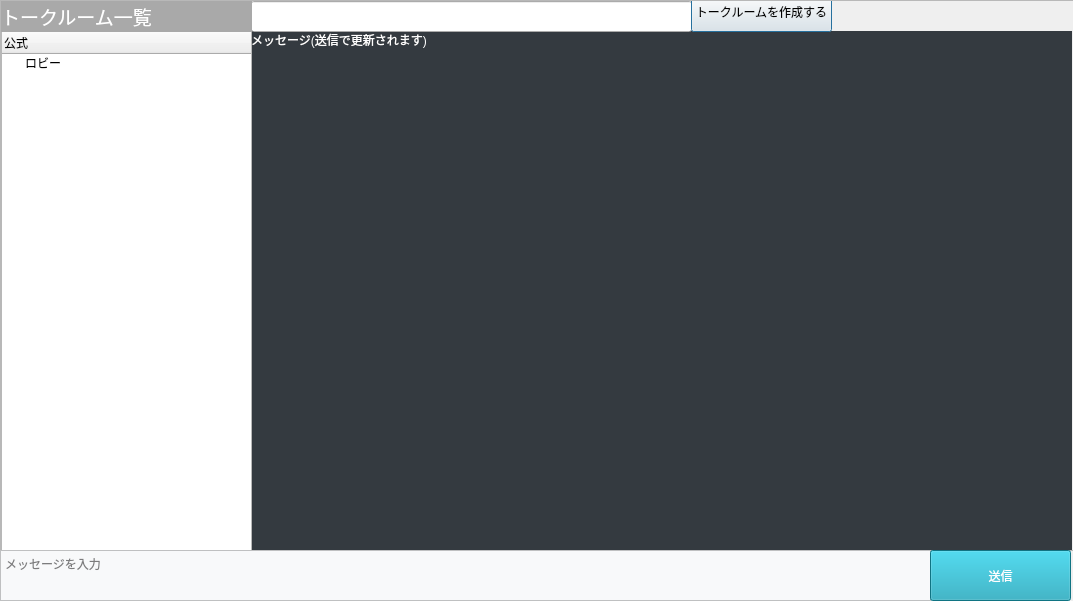
<?xml version="1.0" encoding="UTF-8"?>
<ui version="4.0">
 <class>Dialog</class>
 <widget class="QDialog" name="Dialog">
  <property name="geometry">
   <rect>
    <x>0</x>
    <y>0</y>
    <width>1073</width>
    <height>601</height>
   </rect>
  </property>
  <property name="windowTitle">
   <string>Dialog</string>
  </property>
  <widget class="QScrollArea" name="scrollArea">
   <property name="geometry">
    <rect>
     <x>0</x>
     <y>0</y>
     <width>1081</width>
     <height>551</height>
    </rect>
   </property>
   <property name="widgetResizable">
    <bool>true</bool>
   </property>
   <property name="alignment">
    <set>Qt::AlignLeading|Qt::AlignLeft|Qt::AlignTop</set>
   </property>
   <widget class="QWidget" name="scrollAreaWidgetContents">
    <property name="geometry">
     <rect>
      <x>0</x>
      <y>0</y>
      <width>1079</width>
      <height>549</height>
     </rect>
    </property>
    <widget class="QLabel" name="MessageLogs">
     <property name="geometry">
      <rect>
       <x>250</x>
       <y>30</y>
       <width>821</width>
       <height>521</height>
      </rect>
     </property>
     <property name="baseSize">
      <size>
       <width>0</width>
       <height>0</height>
      </size>
     </property>
     <property name="styleSheet">
      <string notr="true">background:#343a40;
color:white;
font: 7pt &quot;Microsoft JhengHei UI&quot;;</string>
     </property>
     <property name="text">
      <string>&lt;html&gt;&lt;head/&gt;&lt;body&gt;&lt;p&gt;メッセージ(送信で更新されます)&lt;/p&gt;&lt;/body&gt;&lt;/html&gt;</string>
     </property>
     <property name="scaledContents">
      <bool>false</bool>
     </property>
     <property name="alignment">
      <set>Qt::AlignLeading|Qt::AlignLeft|Qt::AlignTop</set>
     </property>
    </widget>
    <widget class="QLineEdit" name="CreateTalkRoomForm">
     <property name="geometry">
      <rect>
       <x>250</x>
       <y>0</y>
       <width>441</width>
       <height>31</height>
      </rect>
     </property>
    </widget>
    <widget class="QPushButton" name="CreateTalkRoom">
     <property name="geometry">
      <rect>
       <x>690</x>
       <y>-10</y>
       <width>141</width>
       <height>41</height>
      </rect>
     </property>
     <property name="text">
      <string>トークルームを作成する</string>
     </property>
    </widget>
    <widget class="QTreeWidget" name="TalkRooms">
     <property name="geometry">
      <rect>
       <x>0</x>
       <y>30</y>
       <width>251</width>
       <height>521</height>
      </rect>
     </property>
     <column>
      <property name="text">
       <string>公式</string>
      </property>
     </column>
     <column>
      <property name="text">
       <string/>
      </property>
     </column>
     <item>
      <property name="text">
       <string>ロビー</string>
      </property>
     </item>
    </widget>
    <widget class="QLabel" name="label">
     <property name="geometry">
      <rect>
       <x>0</x>
       <y>0</y>
       <width>251</width>
       <height>31</height>
      </rect>
     </property>
     <property name="styleSheet">
      <string notr="true">font: 25 12pt &quot;Yu Gothic&quot;;
text-align:center;
background:#a9a9a9;
color:white;</string>
     </property>
     <property name="text">
      <string>&lt;html&gt;&lt;head/&gt;&lt;body&gt;&lt;p&gt;&lt;span style=&quot; font-size:14pt;&quot;&gt;トークルーム一覧&lt;/span&gt;&lt;/p&gt;&lt;/body&gt;&lt;/html&gt;</string>
     </property>
    </widget>
   </widget>
  </widget>
  <widget class="QTextEdit" name="MessageForm">
   <property name="geometry">
    <rect>
     <x>0</x>
     <y>550</y>
     <width>931</width>
     <height>51</height>
    </rect>
   </property>
   <property name="autoFillBackground">
    <bool>false</bool>
   </property>
   <property name="styleSheet">
    <string notr="true">font: 25 11pt &quot;Yu Gothic UI Light&quot;;
background:#f8f9fa;
color:black;</string>
   </property>
   <property name="html">
    <string>&lt;!DOCTYPE HTML PUBLIC &quot;-//W3C//DTD HTML 4.0//EN&quot; &quot;http://www.w3.org/TR/REC-html40/strict.dtd&quot;&gt;
&lt;html&gt;&lt;head&gt;&lt;meta name=&quot;qrichtext&quot; content=&quot;1&quot; /&gt;&lt;style type=&quot;text/css&quot;&gt;
p, li { white-space: pre-wrap; }
&lt;/style&gt;&lt;/head&gt;&lt;body style=&quot; font-family:'Yu Gothic UI Light'; font-size:11pt; font-weight:24; font-style:normal;&quot;&gt;
&lt;p style=&quot;-qt-paragraph-type:empty; margin-top:0px; margin-bottom:0px; margin-left:0px; margin-right:0px; -qt-block-indent:0; text-indent:0px;&quot;&gt;&lt;br /&gt;&lt;/p&gt;&lt;/body&gt;&lt;/html&gt;</string>
   </property>
   <property name="placeholderText">
    <string>メッセージを入力</string>
   </property>
  </widget>
  <widget class="QPushButton" name="Send">
   <property name="geometry">
    <rect>
     <x>930</x>
     <y>550</y>
     <width>141</width>
     <height>51</height>
    </rect>
   </property>
   <property name="styleSheet">
    <string notr="true">font: 18pt &quot;MS UI Gothic&quot;;
background:#17a2b8;
color:white;</string>
   </property>
   <property name="text">
    <string>送信</string>
   </property>
  </widget>
 </widget>
 <resources/>
 <connections/>
</ui>
